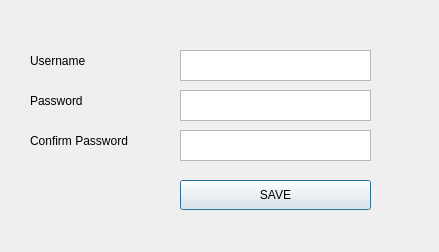
<?xml version="1.0" encoding="UTF-8"?>
<ui version="4.0">
 <class>Dialog</class>
 <widget class="QDialog" name="Dialog">
  <property name="geometry">
   <rect>
    <x>0</x>
    <y>0</y>
    <width>439</width>
    <height>252</height>
   </rect>
  </property>
  <property name="windowTitle">
   <string>HR SYSTEM</string>
  </property>
  <widget class="QLabel" name="label">
   <property name="geometry">
    <rect>
     <x>30</x>
     <y>50</y>
     <width>101</width>
     <height>21</height>
    </rect>
   </property>
   <property name="text">
    <string>Username</string>
   </property>
  </widget>
  <widget class="QLabel" name="label_2">
   <property name="geometry">
    <rect>
     <x>30</x>
     <y>90</y>
     <width>80</width>
     <height>21</height>
    </rect>
   </property>
   <property name="text">
    <string>Password</string>
   </property>
  </widget>
  <widget class="QLabel" name="label_3">
   <property name="geometry">
    <rect>
     <x>30</x>
     <y>130</y>
     <width>151</width>
     <height>21</height>
    </rect>
   </property>
   <property name="text">
    <string>Confirm Password</string>
   </property>
  </widget>
  <widget class="QTextEdit" name="textEdit">
   <property name="geometry">
    <rect>
     <x>180</x>
     <y>50</y>
     <width>191</width>
     <height>31</height>
    </rect>
   </property>
  </widget>
  <widget class="QTextEdit" name="textEdit_2">
   <property name="geometry">
    <rect>
     <x>180</x>
     <y>90</y>
     <width>191</width>
     <height>31</height>
    </rect>
   </property>
  </widget>
  <widget class="QTextEdit" name="textEdit_3">
   <property name="geometry">
    <rect>
     <x>180</x>
     <y>130</y>
     <width>191</width>
     <height>31</height>
    </rect>
   </property>
  </widget>
  <widget class="QPushButton" name="pushButton">
   <property name="geometry">
    <rect>
     <x>180</x>
     <y>180</y>
     <width>191</width>
     <height>30</height>
    </rect>
   </property>
   <property name="text">
    <string>SAVE</string>
   </property>
  </widget>
 </widget>
 <resources/>
 <connections/>
</ui>
